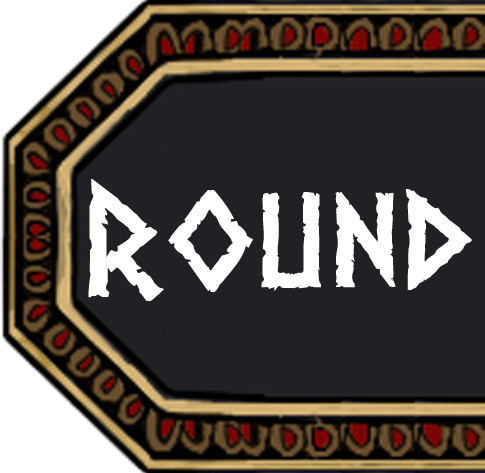
#> input picture tools/art/round100/in_242.png, 485 x 473 px, found by its file name
$ python make.py
#> lines starting #> are read from the running program, lines starting #| are printed output that depends on the picture; after the words box and inside, x2 and y2 are one past the last pixel; in counts of white or black regions, pixels touching at a corner belong together
"""Builds assets/round.webp (the round marker plate) from Virgilante's left end tools/art/round100/in_242.png.
Left end + lettering kept; the middle border is tiled by its 73 px bead period, the field is flat;
the right end is the left cap mirrored. Run from the repo root: python3 tools/art/round100/make.py
Prints the digit's centre as a % of the plate width (src/board/93-v71.js .roundmk b left)."""
from PIL import Image
import numpy as np
L=Image.open('tools/art/round100/in_242.png').convert('RGBA'); a=np.array(L)
#> further down, L is the input picture: PIL image 485x473 RGBA; mean R, G, B, A 67.9, 59.9, 53.2, 231.9
H,W0=a.shape[:2]; P=73; CAP=160; M=259; FT,FB=78,396
#> after `H, W0 = a.shape[:2]`: H = 473; W0 = 485
mid=np.zeros((H,M,4),np.uint8)
for x in range(M):
    sx=W0+x; sx=sx-P*((sx-(W0-P))//P)   # into [W0-P, W0)
    mid[:,x]=a[:,sx]
    mid[FT:FB,x]=a[FT:FB,W0-1]            # flat field, no stray lettering
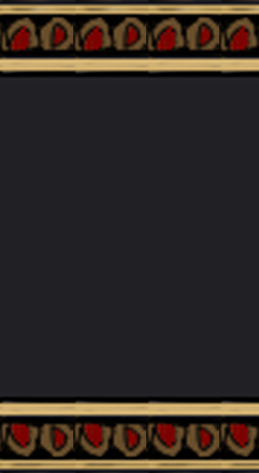
#> mid: shape (473, 259, 4); mean R, G, B, A 50.7, 42.6, 37.8, 254.9; transparent parts drawn white
src=a[:,:CAP].copy(); src[165:315,80:]=a[200,W0-1]   # his lettering starts at x 80: the mirrored end carries none
#> after `src[165:315, 80:] = a[200, W0 - 1]`:
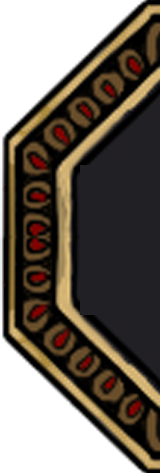
#> src: shape (473, 160, 4); mean R, G, B, A 53.7, 45.3, 35.7, 185.2; transparent parts drawn white
# the colon, chiselled like his letters: two small rough squares after ROUND
from PIL import ImageDraw
cl=Image.new('RGBA',(W0+M,H),(0,0,0,0));d=ImageDraw.Draw(cl)
#> after `cl = Image.new('RGBA', (W0 + M, H), (0, 0, 0, 0))`: cl: PIL image 744x473 RGBA; every value is 0
for cx,cy in ((516,222),(516,282)):
    d.polygon([(cx-13,cy-12),(cx+3,cy-15),(cx+14,cy-8),(cx+12,cy+11),(cx-2,cy+14),(cx-14,cy+7)],fill=(240,240,240,255))
cl=np.array(cl)[:,W0:];m=cl[...,3]>0;mid[m]=cl[m]
#> after `m = cl[..., 3] > 0`:
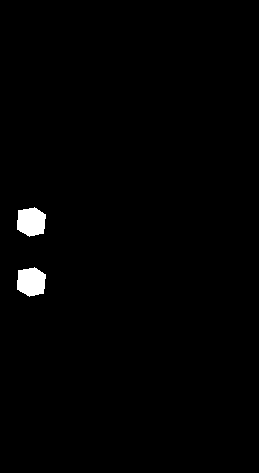
#> m: shape (473, 259) bool; 1.1% white; 2 white regions, box (x1, y1, x2, y2) and area: (17, 207, 46, 237) 679, (17, 267, 46, 297) 679
#> after `mid[m] = cl[m]`:
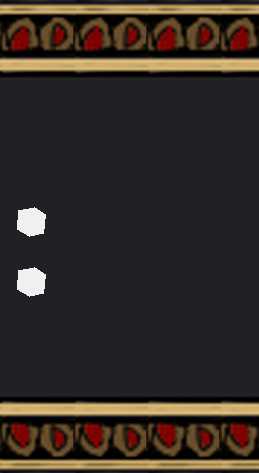
#> mid: shape (473, 259, 4); 1.11% of pixels changed, all inside (x1, y1, x2, y2) = (17, 207, 46, 297); transparent parts drawn white
cap=src[:,::-1]
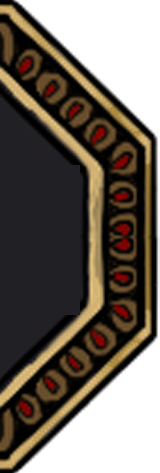
#> cap: shape (473, 160, 4); mean R, G, B, A 53.7, 45.3, 35.7, 185.2; transparent parts drawn white
full=np.concatenate([a,mid,cap],1); W=full.shape[1]
#> after `full = np.concatenate([a, mid, cap], 1)`:
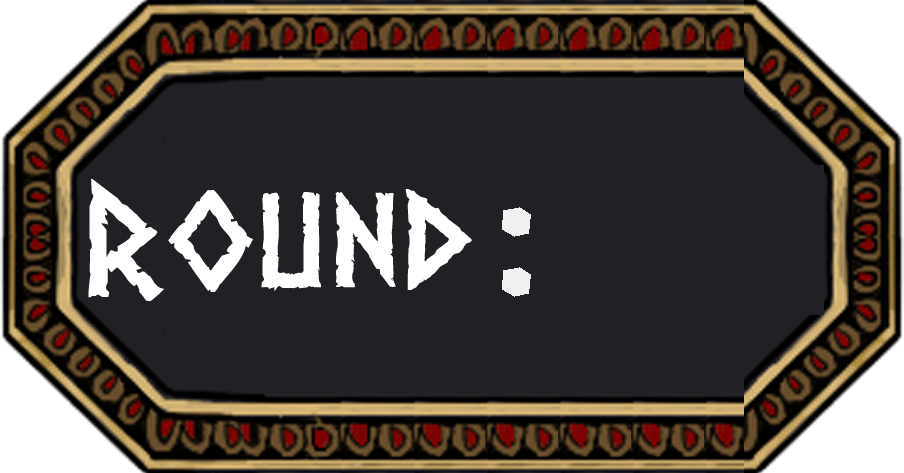
#> full: shape (473, 904, 4); mean R, G, B, A 61.1, 53, 46.3, 230.2; transparent parts drawn white
#> after `W = full.shape[1]`: W = 904
img=Image.fromarray(full)
OH=90; img=img.resize((round(W*OH/H),OH),Image.LANCZOS)
#> after `img = img.resize((round(W * OH / H), OH), Image.LANCZOS)`:
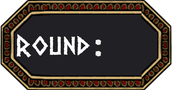
#> img: PIL image 172x90 RGBA; mean R, G, B, A 57.6, 49.5, 42.5, 230.3; transparent parts drawn white
img.save('assets/round.webp',quality=90,method=6)
print(img.size,'digit centre %',round((540+(W-120))/2/W*100,1))
#| (172, 90) digit centre % 73.2
